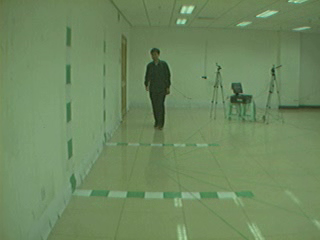
#> input picture frame 9 of qt_files/001-bg-01-000.avi, 320 x 240 px, given in place of minute_cut.mp4, which was not available
$ jupyter execute resize_video.ipynb
#> lines starting #> are read from the running program, lines starting #| are printed output that depends on the picture
[cell 1]
import numpy as np
import cv2

[cell 2]
video_path = '/media/josmar/Nuevo vol/Taller de Grado/new_dataset/toma2/minute_cut/minute_cut.mp4'
w = 1280
h = 720
def resize(video_path, w,h , out_folder, fps):
#> called with w = 256, h = 144, fps = 25
    cap = cv2.VideoCapture(video_path)

    fourcc = cv2.VideoWriter_fourcc(*'MP4V')
    new_name = "{}/minute_cut_{}x{}.mp4".format(out_folder, str(w), str(h))
    out = cv2.VideoWriter(new_name ,fourcc, fps, (w,h))

    while True:
        ret, frame = cap.read()
#> frame is the input picture: shape (240, 320, 3); mean B, G, R 95.5, 136.6, 110.5
        if ret == True:
            b = cv2.resize(frame,(w,h),fx=0,fy=0, interpolation = cv2.INTER_CUBIC)
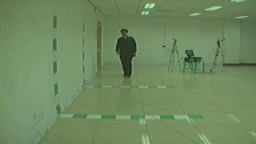
#> b: shape (144, 256, 3); mean B, G, R 95.5, 136.6, 110.5
            out.write(b)
        else:
            break

    cap.release()
    out.release()
    cv2.destroyAllWindows()


$ run again, starting later in the video
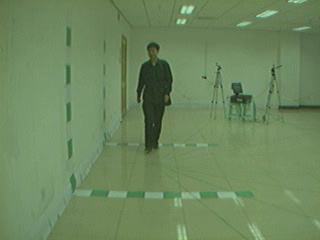
#> input picture frame 44 of qt_files/001-bg-01-000.avi, 320 x 240 px, given in place of minute_cut.mp4, which was not available
#> in resize, frame is the input picture: shape (240, 320, 3); mean B, G, R 94.2, 135.1, 109.1
#> in resize, `b = cv2.resize(frame,(w,h),fx=0,fy=0, interpolation = cv2.INTER_CUBIC)`:
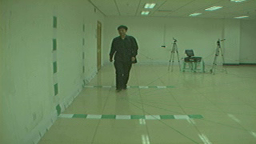
#> b: shape (144, 256, 3); mean B, G, R 94.2, 135.1, 109.1

$ run again, starting later in the video
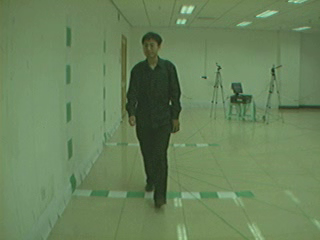
#> input picture frame 79 of qt_files/001-bg-01-000.avi, 320 x 240 px, given in place of minute_cut.mp4, which was not available
#> in resize, frame is the input picture: shape (240, 320, 3); mean B, G, R 91.1, 130.5, 105.4
#> in resize, `b = cv2.resize(frame,(w,h),fx=0,fy=0, interpolation = cv2.INTER_CUBIC)`:
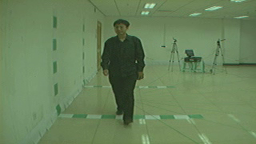
#> b: shape (144, 256, 3); mean B, G, R 91.1, 130.5, 105.4
